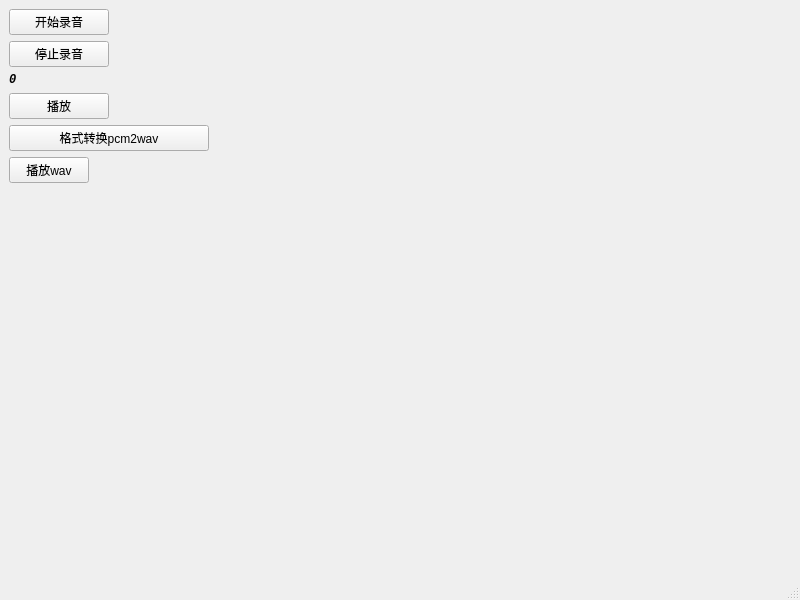
<?xml version="1.0" encoding="UTF-8"?>
<ui version="4.0">
 <class>MainWindow</class>
 <widget class="QMainWindow" name="MainWindow">
  <property name="geometry">
   <rect>
    <x>0</x>
    <y>0</y>
    <width>800</width>
    <height>600</height>
   </rect>
  </property>
  <property name="windowTitle">
   <string>MainWindow</string>
  </property>
  <widget class="QWidget" name="centralwidget">
   <layout class="QVBoxLayout" name="verticalLayout">
    <item>
     <widget class="QPushButton" name="pushButton">
      <property name="maximumSize">
       <size>
        <width>100</width>
        <height>16777215</height>
       </size>
      </property>
      <property name="text">
       <string>开始录音</string>
      </property>
     </widget>
    </item>
    <item>
     <widget class="QPushButton" name="pushButton_2">
      <property name="maximumSize">
       <size>
        <width>100</width>
        <height>16777215</height>
       </size>
      </property>
      <property name="text">
       <string>停止录音</string>
      </property>
     </widget>
    </item>
    <item>
     <widget class="QLabel" name="LabTime">
      <property name="font">
       <font>
        <family>Consolas</family>
        <italic>true</italic>
        <bold>true</bold>
       </font>
      </property>
      <property name="text">
       <string>0</string>
      </property>
     </widget>
    </item>
    <item>
     <widget class="QPushButton" name="pushButton_3">
      <property name="maximumSize">
       <size>
        <width>100</width>
        <height>16777215</height>
       </size>
      </property>
      <property name="text">
       <string>播放</string>
      </property>
     </widget>
    </item>
    <item>
     <widget class="QPushButton" name="pushButton_4">
      <property name="maximumSize">
       <size>
        <width>200</width>
        <height>16777215</height>
       </size>
      </property>
      <property name="text">
       <string>格式转换pcm2wav</string>
      </property>
     </widget>
    </item>
    <item alignment="Qt::AlignLeft">
     <widget class="QPushButton" name="pushButton_5">
      <property name="text">
       <string>播放wav</string>
      </property>
     </widget>
    </item>
    <item>
     <spacer name="verticalSpacer">
      <property name="orientation">
       <enum>Qt::Vertical</enum>
      </property>
      <property name="sizeHint" stdset="0">
       <size>
        <width>20</width>
        <height>40</height>
       </size>
      </property>
     </spacer>
    </item>
   </layout>
  </widget>
  <widget class="QMenuBar" name="menubar">
   <property name="geometry">
    <rect>
     <x>0</x>
     <y>0</y>
     <width>800</width>
     <height>24</height>
    </rect>
   </property>
  </widget>
  <widget class="QStatusBar" name="statusbar"/>
 </widget>
 <resources/>
 <connections/>
</ui>
